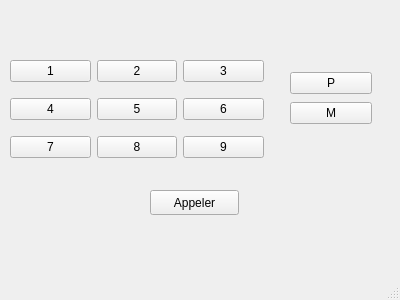
<?xml version="1.0" encoding="UTF-8"?>
<ui version="4.0">
 <class>MainWindow</class>
 <widget class="QMainWindow" name="MainWindow">
  <property name="geometry">
   <rect>
    <x>0</x>
    <y>0</y>
    <width>400</width>
    <height>300</height>
   </rect>
  </property>
  <property name="windowTitle">
   <string>MainWindow</string>
  </property>
  <widget class="QWidget" name="centralwidget">
   <widget class="QPushButton" name="pushButton_10">
    <property name="geometry">
     <rect>
      <x>150</x>
      <y>190</y>
      <width>89</width>
      <height>25</height>
     </rect>
    </property>
    <property name="text">
     <string>Appeler</string>
    </property>
   </widget>
   <widget class="QWidget" name="layoutWidget">
    <property name="geometry">
     <rect>
      <x>10</x>
      <y>50</y>
      <width>254</width>
      <height>120</height>
     </rect>
    </property>
    <layout class="QGridLayout" name="gridLayout">
     <item row="0" column="2">
      <widget class="QPushButton" name="pushButton_3">
       <property name="text">
        <string>3</string>
       </property>
      </widget>
     </item>
     <item row="2" column="1">
      <widget class="QPushButton" name="pushButton_8">
       <property name="text">
        <string>8</string>
       </property>
      </widget>
     </item>
     <item row="0" column="0">
      <widget class="QPushButton" name="pushButton">
       <property name="text">
        <string>1</string>
       </property>
      </widget>
     </item>
     <item row="1" column="1">
      <widget class="QPushButton" name="pushButton_5">
       <property name="text">
        <string>5</string>
       </property>
      </widget>
     </item>
     <item row="1" column="2">
      <widget class="QPushButton" name="pushButton_4">
       <property name="text">
        <string>6</string>
       </property>
      </widget>
     </item>
     <item row="1" column="0">
      <widget class="QPushButton" name="pushButton_6">
       <property name="text">
        <string>4</string>
       </property>
      </widget>
     </item>
     <item row="2" column="2">
      <widget class="QPushButton" name="pushButton_7">
       <property name="text">
        <string>9</string>
       </property>
      </widget>
     </item>
     <item row="2" column="0">
      <widget class="QPushButton" name="pushButton_9">
       <property name="text">
        <string>7</string>
       </property>
      </widget>
     </item>
     <item row="0" column="1">
      <widget class="QPushButton" name="pushButton_2">
       <property name="text">
        <string>2</string>
       </property>
      </widget>
     </item>
    </layout>
   </widget>
   <widget class="QWidget" name="">
    <property name="geometry">
     <rect>
      <x>290</x>
      <y>70</y>
      <width>82</width>
      <height>58</height>
     </rect>
    </property>
    <layout class="QGridLayout" name="gridLayout_Com">
     <item row="0" column="0">
      <widget class="QPushButton" name="pushButton_11">
       <property name="text">
        <string>P</string>
       </property>
      </widget>
     </item>
     <item row="1" column="0">
      <widget class="QPushButton" name="pushButton_12">
       <property name="text">
        <string>M</string>
       </property>
      </widget>
     </item>
    </layout>
   </widget>
  </widget>
  <widget class="QMenuBar" name="menubar">
   <property name="geometry">
    <rect>
     <x>0</x>
     <y>0</y>
     <width>400</width>
     <height>22</height>
    </rect>
   </property>
  </widget>
  <widget class="QStatusBar" name="statusbar"/>
 </widget>
 <resources/>
 <connections/>
</ui>
